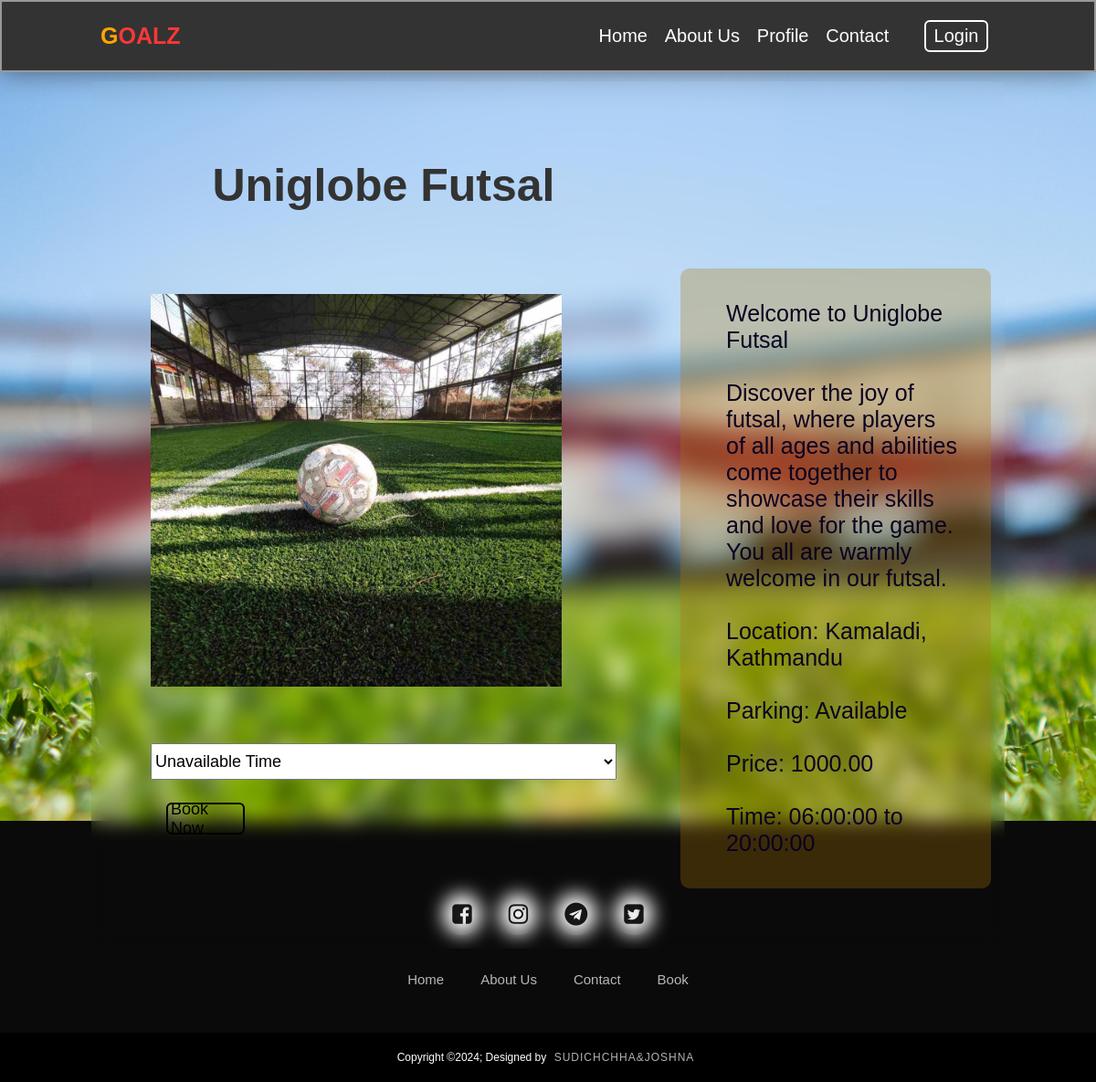
The app's page /Backend/User/futsal.php?id=2 with its own data.
### tables this page shows
CREATE TABLE `futsal_info` (
  `id` INT NOT NULL AUTO_INCREMENT,
  `name` VARCHAR(50) NOT NULL,
  `img_path` VARCHAR(255) NOT NULL,
  `description` VARCHAR(255) DEFAULT NULL,
  `location` VARCHAR(55) NOT NULL,
  `parking_available` TINYINT DEFAULT NULL,
  `price_per_hour` DECIMAL(10,2) DEFAULT NULL,
  `opening_time` TIME DEFAULT NULL,
  `closing_time` TIME DEFAULT NULL,
  PRIMARY KEY (`id`)
);

### Backend/User/futsal.php (the view, shortened to what this page needs)
<?php
include_once './assets/includes/header.php';
include './assets/includes/connect.php';
if (isset($_GET['id'])) {
    $futsalid = $_GET['id'];
    $futsal_sql = "SELECT * FROM futsal_info WHERE id = $futsalid";
    $futsal_result = mysqli_query($con, $futsal_sql);
    if (mysqli_num_rows($futsal_result) > 0) {
        $futsal_row = mysqli_fetch_assoc($futsal_result);
?>
        <div class="page">
            <div class="containerft">
                <div class="grid-container">
                    <div class="column">
                        <h1><?php echo $futsal_row['name']; ?></h1>
                        <img src="<?php echo $futsal_row['img_path']; ?>" width="300px" class="mainimg">
                        <div class="gallery">
                        </div>
                        <div class="booked">
                            <select class="time">
                                <option value="time_slot1">Unavailable Time</option>
                            </select>
                        </div>
                        <div class="btn"><a href="booking.php?id=<?php echo $futsal_row['id']; ?>">Book Now</a></div>
                    </div>
                    <div class="dcolumnf">
                        <div class="contentd">
                            <p>Welcome to <?php echo $futsal_row['name']; ?> <br> <br> <?php echo $futsal_row['description']; ?><br>
                                <br> Location: <?php echo $futsal_row['location']; ?> <br>
                                <?php echo $futsal_row['parking_available'] ? "<br>Parking: Available" : "<br>Parking: Not Available"; ?>
                                <br>
                                <br>Price: <?php echo $futsal_row['price_per_hour']; ?><br>
                                <br>Time: <?php echo $futsal_row['opening_time'] ?> to <?php echo $futsal_row['closing_time']; ?>
                            </p>
                        </div>
                    </div>
                </div>
            </div>
        </div>
<?php
    } else {
        echo "Futsal not found.";
    }
}
include_once './assets/includes/footer.php';
?>
</body>
</html>

### Backend/User/assets/css/index.css (style rules this page uses)
body { box-sizing: border-box; background-image: url('../images/background.jpg'); background-repeat: no-repeat; background-size: cover; background-attachment: fixed; }
:root { --orange: #ffa500; }
* { margin: 0; padding: 0; box-sizing: border-box; text-decoration: none; list-style: none; }
html { font-size: 62.5%; overflow-x: hidden; scroll-padding-top: 6rem; scroll-behavior: smooth; }
* { box-sizing: border-box; }

### Backend/User/assets/css/booking.css (style rules this page uses)
.page { padding: 50px 150px; }
.grid-container { display: grid; grid-template-columns: 1fr 1fr; grid-gap: 20px; }
.mainimg { width: 450px; height: 450px; object-fit: cover; }
.column { padding: 0px 50px 100px 50px; }
.column h1 { font-size: 5em; padding: 40px 0px 35px 0; }

### Backend/User/assets/css/futsal.css (style rules this page uses)
.containerft { display: grid; place-items: center; height: 100vh; }
.grid-container { display: grid; grid-template-columns: 1fr 1fr; grid-gap: 20px; backdrop-filter: blur(10px); background-color: transparent; padding: 25px 15px; }
.grid-container h1 { font-size: 5em; }
.dcolumnf { margin-top: 90px; }
.dcolumnf p { color: rgb(10, 2, 32); font-size: 2.5em; display: flex; align-self: center; padding: 35px ; margin-top: 90px; }
.mainimg { width: 450px; height: 500px; padding: 35px 0; object-fit: cover; }
.gallery { display: flex; flex-wrap: wrap; }
.btn { width: 86px; height: 35px; background: transparent; border: 2px solid; outline: #000; border-radius: 6px; cursor: pointer; font-size: 1em; font-weight: 500; margin-left: 17px; align-items: center; display: flex; padding-left: 3px; }
.btn a { text-decoration: none; font-size: 1.8em; padding: 50px 0 50px 0; color: #000; }
.page { padding: 10px 100px; }
.contentd { align-items: center; background-color: rgba(175, 119, 7, 0.3); padding: 0 0 0 15px; border-radius: 10px; }
.booked { padding-bottom: 25px; }
.time { width: 510px; height: 40px; font-size: 1.8em; }

### Backend/User/assets/css/homepage.css (style rules this page uses)
img { max-width: 100%; height: auto; text-align: center; margin: 0; }
@media (max-width:1200px) { html { font-size: 55%; } }

### Backend/User/assets/css/userorder.css (style rules this page uses)
body { box-sizing: border-box; background-image: url('../images/background.jpg'); background-repeat: no-repeat; background-size: cover; background-attachment: fixed; font-family: Arial, sans-serif; }
:root { --orange: #ffa500; }
* { margin: 0; padding: 0; box-sizing: border-box; text-decoration: none; list-style: none; }
html { font-size: 62.5%; overflow-x: hidden; scroll-padding-top: 6rem; scroll-behavior: smooth; }
h1 { margin: 20px 0; color: #333; text-align: center; }

### records on screen
futsal_info: name "Uniglobe Futsal", img_path (picture), description "Discover the joy of futsal, where players of all ages and abilities come together to showcase their skills and love for the game. You all are warmly welcome in our futsal.", location "Kamaladi, Kathmandu", price_per_hour "1000.00", opening_time "06:00:00", closing_time "20:00:00"
